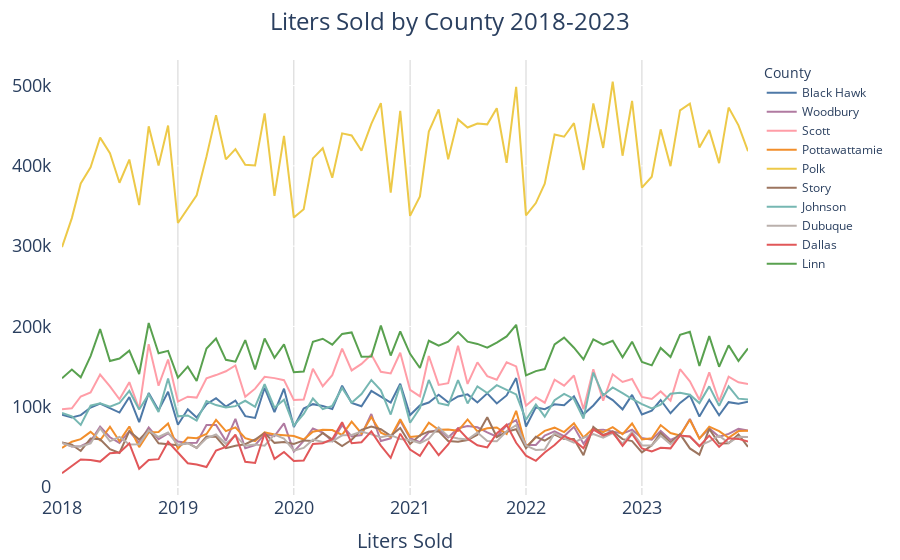

The cell this chart's notebook holds for it:
### Code cell
liters_county_month_df.sort_values(by=['month_year'], inplace=True)
fig = px.line(
    liters_county_month_df,
    x='month_year',
    y='liters_sold_county',
    orientation='h',  # Horizontal bar chart
    color='county',  # Assign colors based on 'county' field
    color_discrete_map=county_colors,  # Apply custom colors
    labels={'liters_sold': 'Liters Sold ', 'county': 'County ', 'month_year': 'Month, Year '},  # Custom labels
    height=600  # Adjust height to accommodate all counties
)

# Update layout
fig.update_layout(
    xaxis=dict(
        title='Liters Sold',
        tickfont=dict(size=18),
        title_font = dict(size = 20),
        showgrid = True,
        gridcolor = 'LightGrey'

    ), 
    yaxis=dict(
        title=None,
        tickfont=dict(size=18),
        ticksuffix = '  '#
    ),
    
    title=dict(
        text = "Liters Sold by County 2018-2023",
        font = dict(size = 30),
        x = .5,
        xanchor = 'center'
     ),

    showlegend=True, 
    plot_bgcolor='rgba(0,0,0,0)',  # Transparent background for the plot area
    margin=dict(l=40, r=40, t=60, b=40),  # Left, Right, Top, Bottom margins
    title_font_size = 24
)

fig.show()
